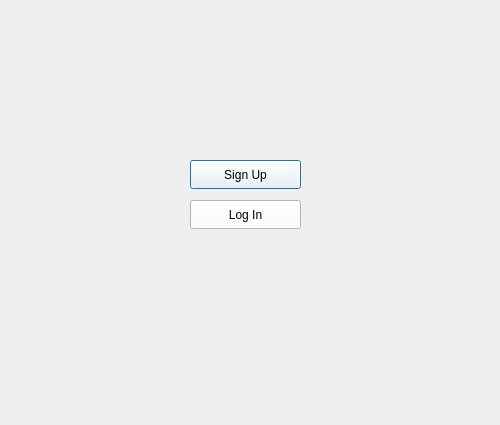
<?xml version="1.0" encoding="UTF-8"?>
<ui version="4.0">
 <class>Dialog</class>
 <widget class="QDialog" name="Dialog">
  <property name="geometry">
   <rect>
    <x>0</x>
    <y>0</y>
    <width>500</width>
    <height>425</height>
   </rect>
  </property>
  <property name="windowTitle">
   <string>Dialog</string>
  </property>
  <widget class="QLabel" name="label">
   <property name="geometry">
    <rect>
     <x>10</x>
     <y>10</y>
     <width>481</width>
     <height>411</height>
    </rect>
   </property>
   <property name="styleSheet">
    <string notr="true">border-image: url(:/Pictures/BackGround/PaperBackground.png);</string>
   </property>
   <property name="text">
    <string/>
   </property>
  </widget>
  <widget class="QPushButton" name="signupButtom">
   <property name="geometry">
    <rect>
     <x>190</x>
     <y>160</y>
     <width>111</width>
     <height>29</height>
    </rect>
   </property>
   <property name="styleSheet">
    <string notr="true">background-color: white;
color:black;</string>
   </property>
   <property name="text">
    <string>Sign Up</string>
   </property>
  </widget>
  <widget class="QPushButton" name="pushButton_2">
   <property name="geometry">
    <rect>
     <x>190</x>
     <y>200</y>
     <width>111</width>
     <height>29</height>
    </rect>
   </property>
   <property name="styleSheet">
    <string notr="true">background-color: white;
color:black;</string>
   </property>
   <property name="text">
    <string>Log In</string>
   </property>
  </widget>
 </widget>
 <resources/>
 <connections/>
</ui>
